Frame 1 (no input): blank canvas, image omitted
Frame 60 (no input): blank canvas, image omitted
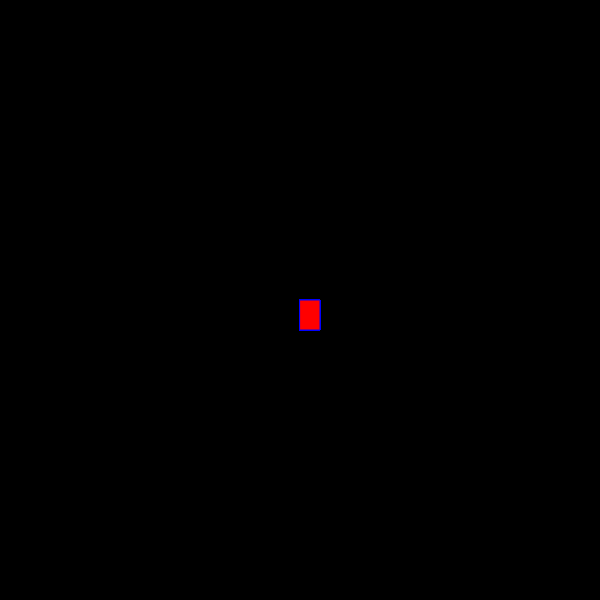
Frame 120 (the mouse pressed at the canvas centre since frame 60)

The p5.js sketch whose frames 1 and 60 were blank and that drew this single picture after the mouse press (run headless with seeded random() and noise() and a simulated clock; from frame 60 on, the mouse is pressed at the canvas centre):

// p5.js sketch
// ── sketch.js
function setup() {
    createCanvas(600, 600);
  background("black");
  }
  
  function draw() {
  
    stroke("blue");
    fill("red");
  
    //console.log(mouseIsPressed);
  
    if (mouseIsPressed) {
      rect(mouseX, mouseY, 20, 30);
    }
  }
  
